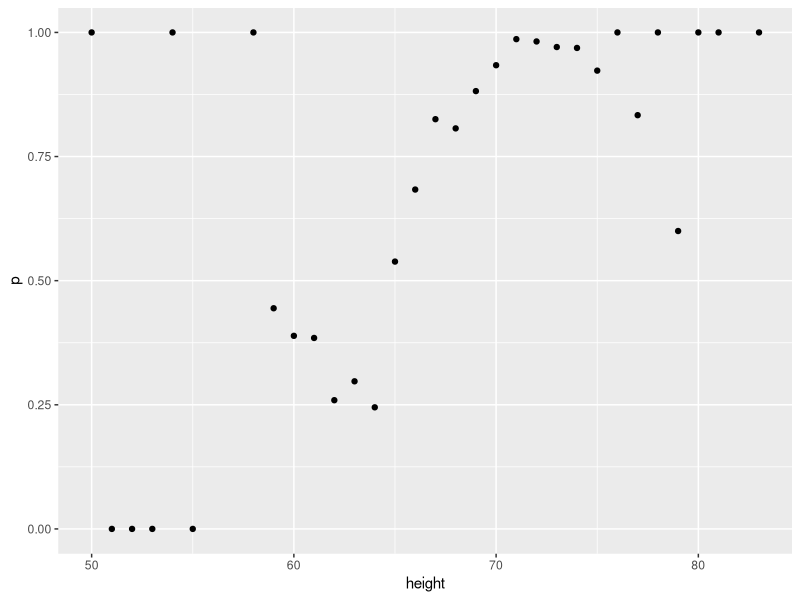
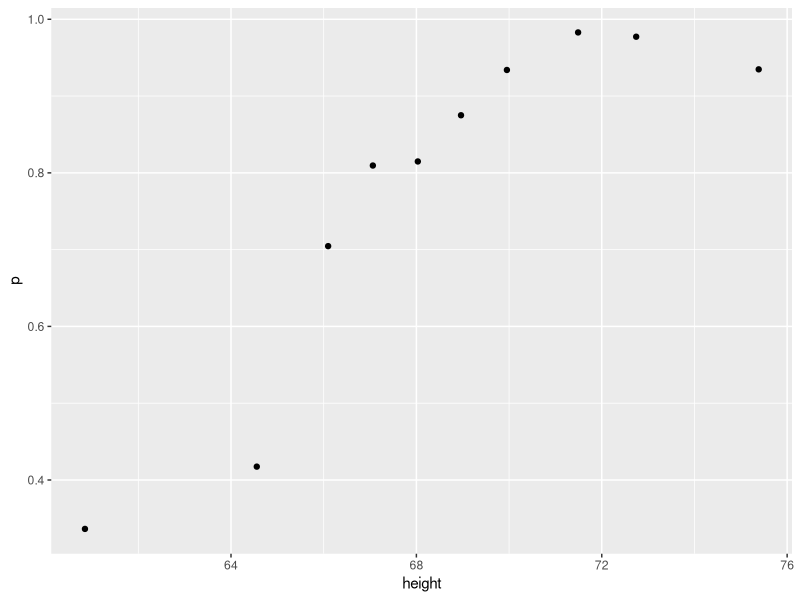

These charts were generated, in order, by the following R code: (Note: this script raises an error after producing the figures.)
set.seed(1)
disease <- sample(c(0,1), size=1e6, replace=TRUE, prob=c(0.98,0.02))
test <- rep(NA, 1e6)
test[disease==0] <- sample(c(0,1), size=sum(disease==0), replace=TRUE, prob=c(0.90,0.10))
test[disease==1] <- sample(c(0,1), size=sum(disease==1), replace=TRUE, prob=c(0.15, 0.85))
summary(disease)
summary(test)

# Q2 What is the probability that a test is positive?
mean(test)

# Q3 What is the probability that an individual has the disease if the test is negative?
mean(disease[test==0])

# Q4 What is the probability that you have the disease if the test is positive?
mean(disease[test==1]==1)

# Q5 If the test is positive, what is the relative risk of having the disease?
# First calculate the probability of having the disease given a positive test, then normalize it against the disease prevalence.
mean(disease[test==1]==1)/mean(disease==1)

# Q6 To compute conditional prob for being male in the heights dataset
library(dslabs)
library(dplyr)
library(ggplot2)
data("heights")
heights %>% 
  mutate(height = round(height)) %>%
  group_by(height) %>%
  summarize(p = mean(sex == "Male")) %>%
  qplot(height, p, data =.)

# Q7 Use the quantile 0.1, ...,0.9 and the cut function to assure each group has the same number of points
ps <- seq(0, 1, 0.1)
heights %>% 
  mutate(g = cut(height, quantile(height, ps), include.lowest = TRUE)) %>%
  group_by(g) %>%
  summarize(p = mean(sex == "Male"), height = mean(height)) %>%
  qplot(height, p, data =.)

# Q8 
library(MASS)
ps <- seq(0, 1, 0.1)
dat %>% 
  mutate(g = cut(x, quantile(x, ps), include.lowest = TRUE)) %>%
  group_by(g) %>%
  summarize(y = mean(y), x = mean(x)) %>%  	
  qplot(x, y, data =.)
